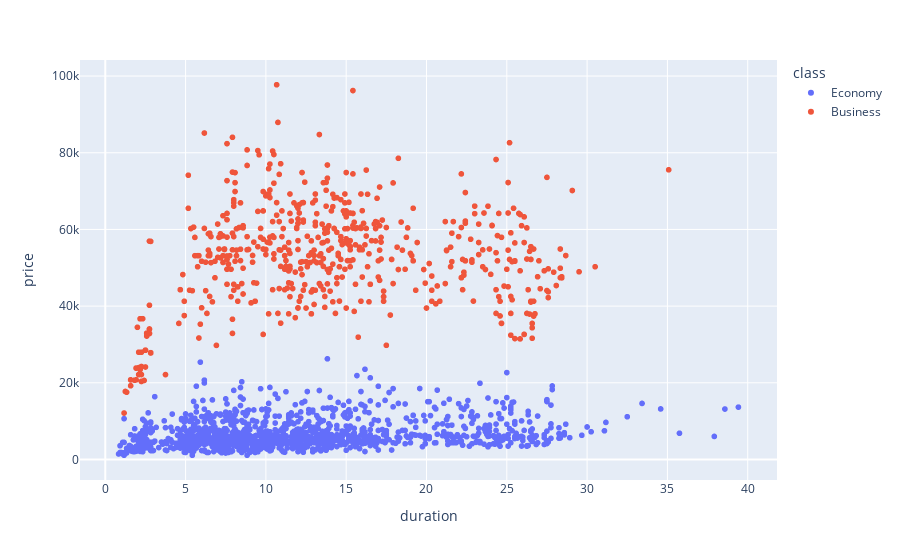

Notebook code cell kept with this figure:
### Code cell
if SIMPLIFIED_PLOTS:
    fig = px.scatter(df_raw_sample, x="duration", y="price", color="class")
else:
    fig = px.scatter(df_raw, x="duration", y="price", color="class", marginal_y="violin", marginal_x="box", trendline="ols", template="simple_white")
fig.show()

### Figure 1 — Plotly figure (JSON) as saved in the notebook; plotly's stock layout.template omitted (floating-point values rounded to 4 significant figures; data arrays with more than 128 entries replaced by an {"elided": "..."} marker saying what was removed)
{"data": [{"hovertemplate": "class=Economy<br>duration=%{x}<br>price=%{y}<extra></extra>", "legendgroup": "Economy", "marker": {"color": "#636efa", "symbol": "circle"}, "mode": "markers", "name": "Economy", "showlegend": true, "type": "scattergl", "x": {"elided": "1397 float values"}, "xaxis": "x", "y": {"elided": "1397 int values"}, "yaxis": "y"}, {"hovertemplate": "class=Business<br>duration=%{x}<br>price=%{y}<extra></extra>", "legendgroup": "Business", "marker": {"color": "#EF553B", "symbol": "circle"}, "mode": "markers", "name": "Business", "showlegend": true, "type": "scattergl", "x": {"elided": "603 float values"}, "xaxis": "x", "y": {"elided": "603 int values"}, "yaxis": "y"}], "layout": {"legend": {"title": {"text": "class"}, "tracegroupgap": 0}, "margin": {"t": 60}, "xaxis": {"anchor": "y", "domain": [0, 1], "title": {"text": "duration"}}, "yaxis": {"anchor": "x", "domain": [0, 1], "title": {"text": "price"}}}}
